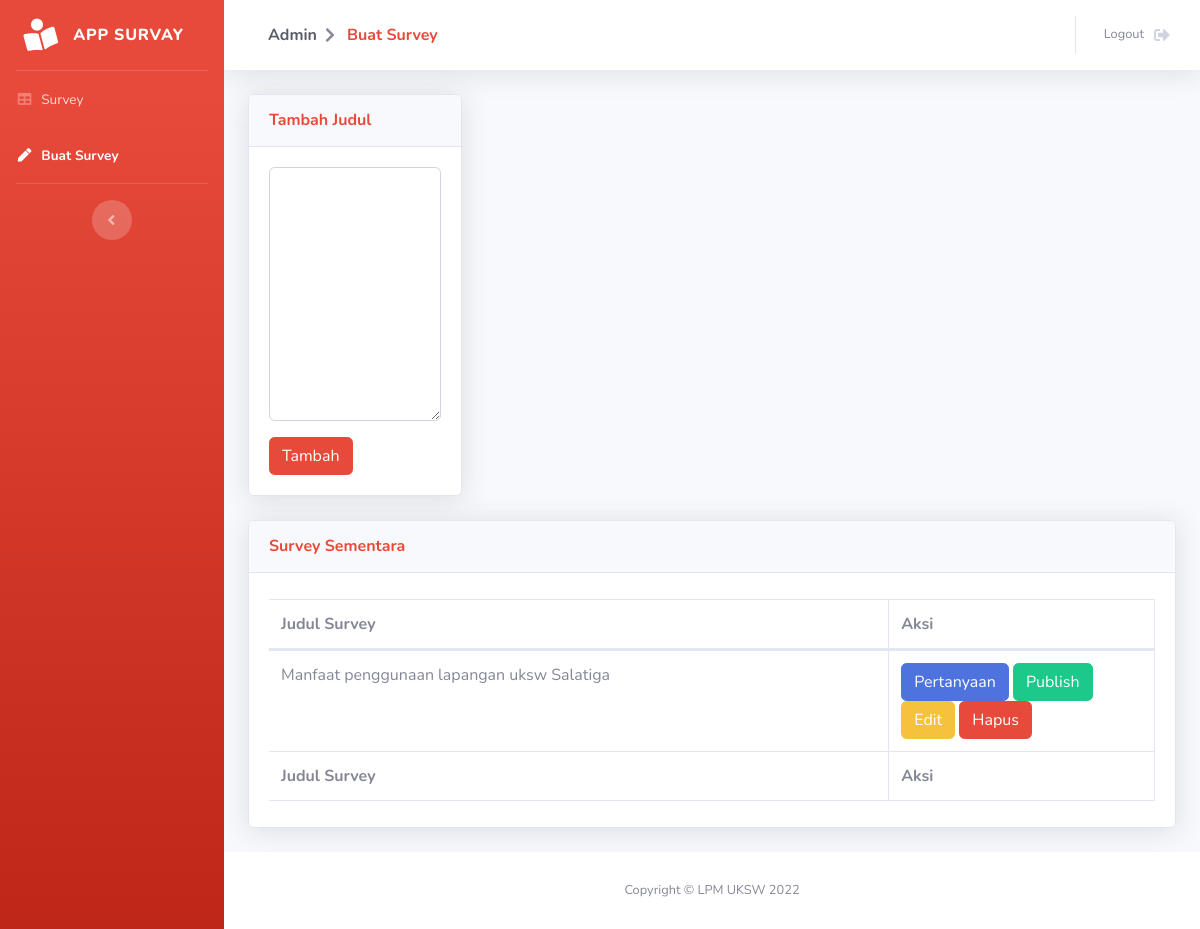
The page /pages/admin/create.php (signed in) on the database as committed earlier.
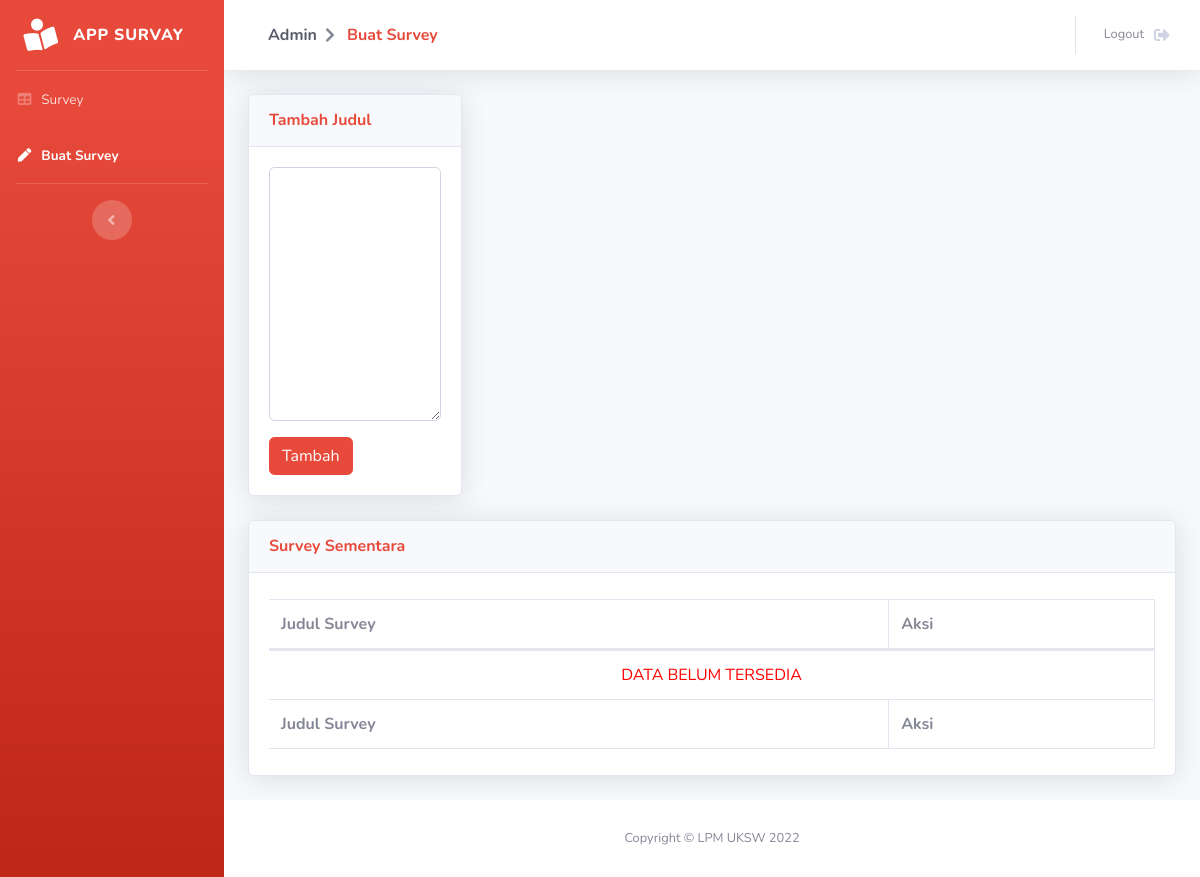
The same page on the database as committed later.
### tables this page shows
CREATE TABLE `temp_survey` (
  `id_survey` int(15) NOT NULL,
  `judul_survey` varchar(100) NOT NULL,
  `id_user` int(15) NOT NULL
);

### functions/adminFunction.php (called while the page is built, shortened)
<?php
require_once 'config.php';
function getJudulSem(){
    global $con;
    $hasil = array();
    try {
        $sql = "SELECT * FROM temp_survey";
        $stmt = $con->prepare($sql);
        $stmt->execute();
        $stmt->setFetchMode(PDO::FETCH_ASSOC);
        $rs = $stmt->fetchAll();
        if ($rs != null) {
            $i=0;
            foreach($rs as $val){
                $hasil[$i]['judul'] = $val['judul_survey'];
                $hasil[$i]['id'] = $val['id_survey'];
				$i++;
            }
        }
    } catch (Exception $e) {
        echo 'Error getJudulSem = '.$e->getMessage();
    }
    return $hasil;
}
?>

### pages/admin/create.php (the view, shortened to what the changed rows need)
<?php
include_once "../../functions/adminFunction.php";
$data_table = '';
$data = getJudulSem();
foreach ($data as $key => $val) {
    $data_table .= '
    <tr>
        <td>' . $val['judul'] . '</td>
        <td hidden>'.$val['id'].'</td>
        <td>
            <a class="btn btn-primary" href="tambahPertanyaanSem.php?id_survey=' . $val['id'] . '">Pertanyaan </a>
            <button class="btn btn-success pilihPublish" data-toggle="modal" data-target="#publishModal"> Publish </button>
            <button class="btn btn-warning editJudul" data-toggle="modal" data-target="#editModal"> Edit </button>
            <a class="btn btn-danger" href="deleteSurveySem.php?id_survey=' . $val['id'] . '">Hapus
        </td>
    </tr>
    ';
}
if ($data_table == "") {
    $data_table = '<tr><td colspan=2 style="color:red"><center>DATA BELUM TERSEDIA</center></td><tr>';
}
?>
<!DOCTYPE html>
<html lang="en">
<head>
    <link href="../../assets/vendor/fontawesome-free/css/all.min.css" rel="stylesheet" type="text/css">
    <link href="../../assets/css/sb-admin-2.min.css" rel="stylesheet">
    <link href="../../assets/vendor/datatables/dataTables.bootstrap4.min.css" rel="stylesheet">
</head>
<body id="page-top">
    <div id="wrapper">
        <div id="content-wrapper" class="d-flex flex-column">
            <div id="content">
                <div class="container-fluid">
                    <div class="card shadow mb-4">
                        <div class="card-body">
                            <div class="table-responsive">
                                <table class="table table-bordered" id="dataTable" width="100%" cellspacing="0">
                                    <thead>
                                        <tr>
                                            <th width="70%">Judul Survey</th>
                                            <th>Aksi</th>
                                        </tr>
                                    </thead>
                                    <tbody>
                                        <?=$data_table?>
                                    </tbody>
                                    <tfoot>
                                        <tr>
                                            <th>Judul Survey</th>
                                            <th>Aksi</th>
                                        </tr>
                                    </tfoot>
                                </table>
                            </div>
                        </div>
                    </div>
                </div>
            </div>
        </div>
    </div>
</body>
</html>

Rows that differ between the two databases and show on the page:
removed temp_survey: judul_survey "Manfaat penggunaan lapangan uksw Salatiga"
Other text that changed with them:
text now shown: "DATA BELUM TERSEDIA"
